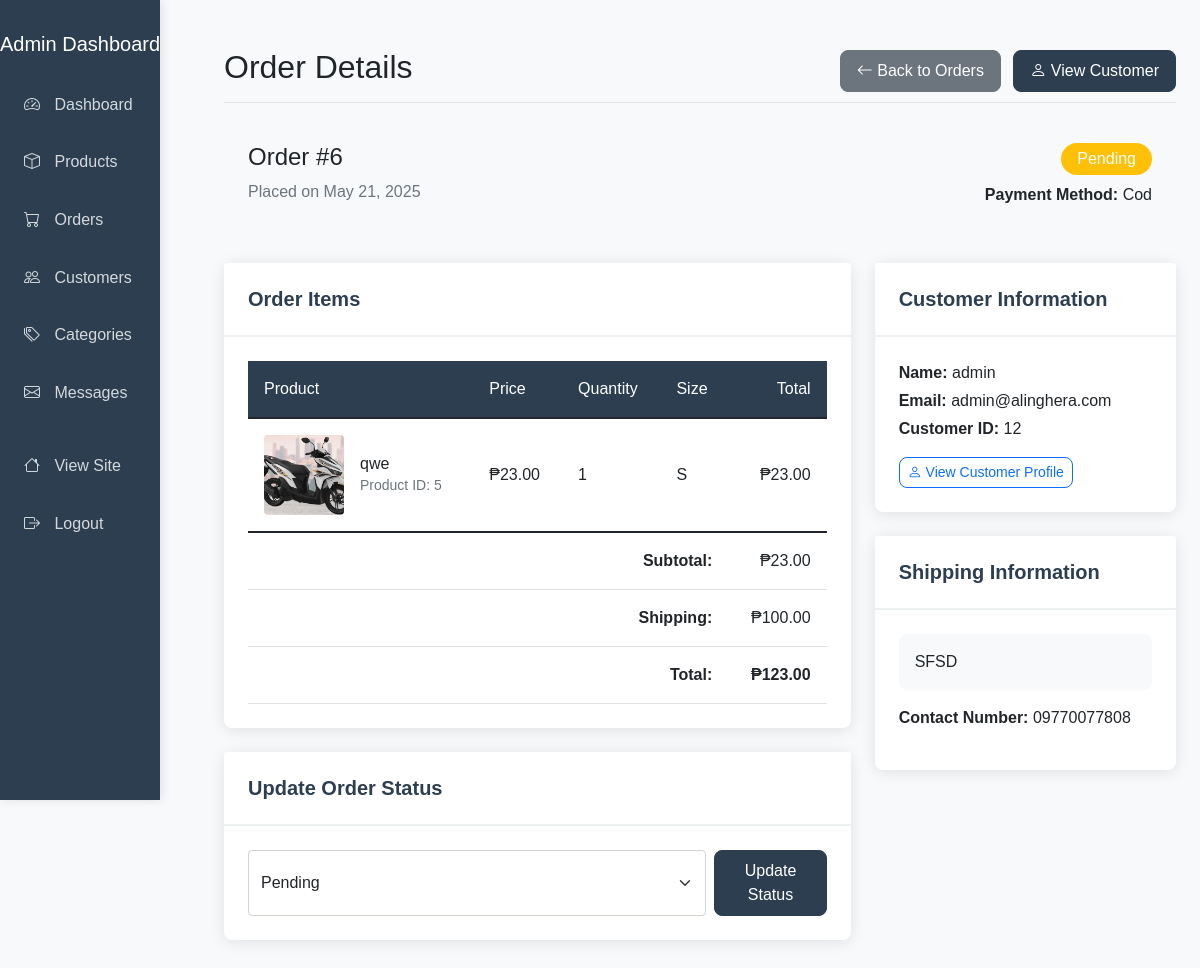
The page /admin/order_details.php?id=6 (signed in) on the database its author committed.
### tables this page shows
CREATE TABLE `orders` (
  `id` int(11) NOT NULL,
  `user_id` int(11) DEFAULT NULL,
  `total_amount` decimal(10,2) NOT NULL,
  `status` enum('pending','processing','shipped','delivered','cancelled') DEFAULT 'pending',
  `shipping_address` text NOT NULL,
  `contact_number` varchar(20) NOT NULL,
  `payment_method` varchar(50) NOT NULL,
  `created_at` timestamp NOT NULL DEFAULT current_timestamp()
);

CREATE TABLE `order_items` (
  `id` int(11) NOT NULL,
  `order_id` int(11) DEFAULT NULL,
  `product_id` int(11) DEFAULT NULL,
  `quantity` int(11) NOT NULL,
  `size` varchar(20) DEFAULT NULL,
  `price` decimal(10,2) NOT NULL
);

CREATE TABLE `products` (
  `id` int(11) NOT NULL,
  `category_id` int(11) DEFAULT NULL,
  `name` varchar(100) NOT NULL,
  `description` text DEFAULT NULL,
  `price` decimal(10,2) NOT NULL,
  `stock` int(11) NOT NULL DEFAULT 0,
  `image` varchar(255) DEFAULT NULL,
  `sizes` varchar(255) DEFAULT NULL,
  `created_at` timestamp NOT NULL DEFAULT current_timestamp()
);

CREATE TABLE `users` (
  `id` int(11) NOT NULL,
  `username` varchar(50) NOT NULL,
  `password` varchar(255) NOT NULL,
  `email` varchar(100) NOT NULL,
  `role` enum('admin','customer') NOT NULL DEFAULT 'customer',
  `created_at` timestamp NOT NULL DEFAULT current_timestamp()
);

### admin/order_details.php (the view, shortened to what this page needs)
<?php
require_once "../config/database.php";
$order_id = $_GET['id'];
$sql = "SELECT o.*, u.username, u.email
        FROM orders o
        JOIN users u ON o.user_id = u.id
        WHERE o.id = ?";
$stmt = mysqli_prepare($conn, $sql);
mysqli_stmt_bind_param($stmt, "i", $order_id);
mysqli_stmt_execute($stmt);
$result = mysqli_stmt_get_result($stmt);
$order = mysqli_fetch_assoc($result);
$order_items = [];
$check_table = "SHOW TABLES LIKE 'order_items'";
$table_exists = mysqli_query($conn, $check_table);
if (mysqli_num_rows($table_exists) > 0) {
    $sql = "SELECT oi.*, p.name as product_name, p.image as product_image
            FROM order_items oi
            JOIN products p ON oi.product_id = p.id
            WHERE oi.order_id = ?";
    $stmt = mysqli_prepare($conn, $sql);
    mysqli_stmt_bind_param($stmt, "i", $order_id);
    mysqli_stmt_execute($stmt);
    $result = mysqli_stmt_get_result($stmt);
    if ($result) {
        $order_items = mysqli_fetch_all($result, MYSQLI_ASSOC);
    }
}
$subtotal = 0;
foreach($order_items as $item){
    $subtotal += $item['price'] * $item['quantity'];
}
$shipping = 100;
$total = $subtotal + $shipping;
?>
<!DOCTYPE html>
<html lang="en">
<head>
    <link href="https://cdn.jsdelivr.net/npm/bootstrap@5.1.3/dist/css/bootstrap.min.css" rel="stylesheet">
    <link rel="stylesheet" href="https://cdn.jsdelivr.net/npm/bootstrap-icons@1.7.2/font/bootstrap-icons.css">
    <link rel="stylesheet" href="../assets/css/admin.css">
</head>
<body>
    <div class="container-fluid">
        <div class="row">
            <?php include 'sidebar.php'; ?>
            <main class="col-md-9 ms-sm-auto col-lg-10 px-md-4">
                <div class="d-flex justify-content-between flex-wrap flex-md-nowrap align-items-center pt-3 pb-2 mb-3 border-bottom">
                    <h1 class="h2">Order Details</h1>
                    <div>
                        <?php if(isset($_GET['customer_id'])): ?>
                            <a href="customer_orders.php?id=<?php echo $_GET['customer_id']; ?>" class="btn btn-secondary me-2">
                                <i class="bi bi-arrow-left"></i> Back to Customer Orders
                            </a>
                        <?php else: ?>
                            <a href="orders.php" class="btn btn-secondary me-2">
                                <i class="bi bi-arrow-left"></i> Back to Orders
                            </a>
                        <?php endif; ?>
                        <a href="customer_profile.php?id=<?php echo $order['user_id']; ?>" class="btn btn-primary">
                            <i class="bi bi-person"></i> View Customer
                        </a>
                    </div>
                </div>
                <div class="order-header">
                    <div class="row">
                        <div class="col-md-6">
                            <h4>Order #<?php echo $order_id; ?></h4>
                            <p class="text-muted mb-0">Placed on <?php echo date('F j, Y', strtotime($order['created_at'])); ?></p>
                        </div>
                        <div class="col-md-6 text-md-end">
                            <span class="badge bg-<?php
                                echo $order['status'] === 'pending' ? 'warning' :
                                    ($order['status'] === 'processing' ? 'info' :
                                    ($order['status'] === 'shipped' ? 'primary' :
                                    ($order['status'] === 'delivered' ? 'success' : 'danger')));
                            ?> order-status">
                                <?php echo ucfirst($order['status']); ?>
                            </span>
                            <p class="mt-2 mb-0"><strong>Payment Method:</strong> <?php echo ucwords(str_replace('_', ' ', $order['payment_method'])); ?></p>
                        </div>
                    </div>
                </div>
                <div class="row">
                    <div class="col-md-8">
                        <div class="card mb-4">
                            <div class="card-header">
                                <h5 class="card-title mb-0">Order Items</h5>
                            </div>
                            <div class="card-body">
                                <div class="table-responsive">
                                    <table class="table">
                                        <thead>
                                            <tr>
                                                <th>Product</th>
                                                <th>Price</th>
                                                <th>Quantity</th>
                                                <th>Size</th>
                                                <th class="text-end">Total</th>
                                            </tr>
                                        </thead>
                                        <tbody>
                                            <?php foreach($order_items as $item): ?>
                                                <tr>
                                                    <td>
                                                        <div class="d-flex align-items-center">
                                                            <?php if($item['product_id'] > 0 && file_exists("../" . $item['product_image'])): ?>
                                                                <img src="../<?php echo $item['product_image']; ?>" alt="<?php echo htmlspecialchars($item['product_name']); ?>" class="product-image me-3">
                                                            <?php else: ?>
                                                                <div class="product-image me-3 bg-light d-flex align-items-center justify-content-center">
                                                                    <i class="bi bi-box text-secondary" style="font-size: 1.5rem;"></i>
                                                                </div>
                                                            <?php endif; ?>
                                                            <div>
                                                                <h6 class="mb-0"><?php echo htmlspecialchars($item['product_name']); ?></h6>
                                                                <?php if($item['product_id'] > 0): ?>
                                                                    <small class="text-muted">Product ID: <?php echo $item['product_id']; ?></small>
                                                                <?php endif; ?>
                                                            </div>
                                                        </div>
                                                    </td>
                                                    <td>₱<?php echo number_format($item['price'], 2); ?></td>
                                                    <td><?php echo $item['quantity']; ?></td>
                                                    <td><?php echo isset($item['size']) && $item['size'] ? htmlspecialchars($item['size']) : 'N/A'; ?></td>
                                                    <td class="text-end">₱<?php echo number_format($item['price'] * $item['quantity'], 2); ?></td>
                                                </tr>
                                            <?php endforeach; ?>
                                        </tbody>
                                        <tfoot>
                                            <tr>
                                                <td colspan="4" class="text-end"><strong>Subtotal:</strong></td>
                                                <td class="text-end">₱<?php echo number_format($subtotal, 2); ?></td>
                                            </tr>
                                            <tr>
                                                <td colspan="4" class="text-end"><strong>Shipping:</strong></td>
                                                <td class="text-end">₱<?php echo number_format($shipping, 2); ?></td>
                                            </tr>
                                            <tr>
                                                <td colspan="4" class="text-end"><strong>Total:</strong></td>
                                                <td class="text-end"><strong>₱<?php echo number_format($total, 2); ?></strong></td>
                                            </tr>
                                        </tfoot>
                                    </table>
                                </div>
                            </div>
                        </div>
                        <div class="card mb-4">
                            <div class="card-header">
                                <h5 class="card-title mb-0">Update Order Status</h5>
                            </div>
                            <div class="card-body">
                                <form action="update_order_status.php" method="post" class="d-flex">
                                    <select name="status" class="form-select me-2">
                                        <option value="pending" <?php echo $order['status'] === 'pending' ? 'selected' : ''; ?>>Pending</option>
                                    </select>
                                    <button type="submit" class="btn btn-primary">Update Status</button>
                                </form>
                            </div>
                        </div>
                    </div>
                    <div class="col-md-4">
                        <div class="card mb-4">
                            <div class="card-header">
                                <h5 class="card-title mb-0">Customer Information</h5>
                            </div>
                            <div class="card-body">
                                <p class="mb-1"><strong>Name:</strong> <?php echo htmlspecialchars($order['username']); ?></p>
                                <p class="mb-1"><strong>Email:</strong> <?php echo htmlspecialchars($order['email']); ?></p>
                                <p class="mb-3"><strong>Customer ID:</strong> <?php echo $order['user_id']; ?></p>
                                <a href="customer_profile.php?id=<?php echo $order['user_id']; ?>" class="btn btn-sm btn-outline-primary">
                                    <i class="bi bi-person"></i> View Customer Profile
                                </a>
                            </div>
                        </div>
                        <div class="card mb-4">
                            <div class="card-header">
                                <h5 class="card-title mb-0">Shipping Information</h5>
                            </div>
                            <div class="card-body">
                                <div class="address-card">
                                    <p class="mb-0"><?php echo nl2br(htmlspecialchars($order['shipping_address'])); ?></p>
                                </div>
                                <p><strong>Contact Number:</strong> <?php echo htmlspecialchars($order['contact_number']); ?></p>
                            </div>
                        </div>
                    </div>
                </div>
            </main>
        </div>
    </div>
</body>
</html>

### assets/css/admin.css (style rules this page uses)
:root { --admin-primary: #2c3e50; --admin-secondary: #e74c3c; --admin-accent: #3498db; --admin-light: #ecf0f1; --admin-dark: #2c3e50; --admin-success: #2ecc71; --admin-warning: #f1c40f; --admin-danger: #e74c3c; --admin-text: #333; --admin-border-radius: 8px; --admin-box-shadow: 0 2px 15px rgba(0, 0, 0, 0.1); --admin-transition: all 0.3s ease; }
body { font-family: 'Poppins', sans-serif; background-color: #f8f9fa; }
main { margin-left: 25%; padding: 2rem; }
.card { border: none; border-radius: var(--admin-border-radius); box-shadow: var(--admin-box-shadow); margin-bottom: 1.5rem; }
.card-header { background-color: white; border-bottom: 2px solid var(--admin-light); padding: 1.5rem; }
.card-header h5 { margin: 0; font-weight: 600; color: var(--admin-primary); }
.card-body { padding: 1.5rem; }
.table { margin-bottom: 0; }
.table thead th { background-color: var(--admin-primary); color: white; font-weight: 500; border: none; padding: 1rem; }
.table td { padding: 1rem; vertical-align: middle; }
.btn { padding: 0.5rem 1rem; border-radius: var(--admin-border-radius); font-weight: 500; transition: var(--admin-transition); }
.btn-sm { padding: 0.25rem 0.5rem; font-size: 0.875rem; }
.btn-primary { background-color: var(--admin-primary); border-color: var(--admin-primary); }
.badge { padding: 0.5rem 1rem; border-radius: 20px; font-weight: 500; }

### admin/order_details.php (style rules this page uses)
.order-header { background-color: #f8f9fa; padding: 1.5rem; border-radius: 0.5rem; margin-bottom: 2rem; }
.order-status { font-size: 1rem; padding: 0.5rem 1rem; }
.product-image { width: 80px; height: 80px; object-fit: cover; border-radius: 0.25rem; }
.address-card { background-color: #f8f9fa; padding: 1rem; border-radius: 0.5rem; margin-bottom: 1rem; }

### rows shown on the page
orders: created_at "May 21, 2025", status "Pending", payment_method "Cod", user.username "admin", user.email "admin@alinghera.com", user "12", shipping_address "SFSD", contact_number "09770077808"
order_items: product.image (picture), product.name "qwe", product "5", price "23.00", quantity "1", size "S", $item['price']*$item['quantity'] "23.00"

### other values the page prints
$order_id "6"
$subtotal "23.00"
$shipping "100.00"
$total "123.00"
